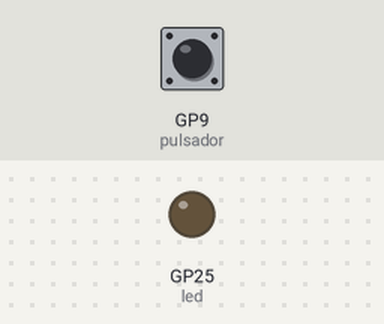
A program run on a simulated Raspberry Pi Pico running MicroPython. Shown: output pins drawn as LEDs (lit = HIGH). The inputs (shaded band) are chosen by the test bench; at power-on: GP9 (pulsador) HIGH.

Above: at 1.2 s.
1.3 s: GP9 (pulsador) pulled LOW for 0.15 s
At 1.4 s:
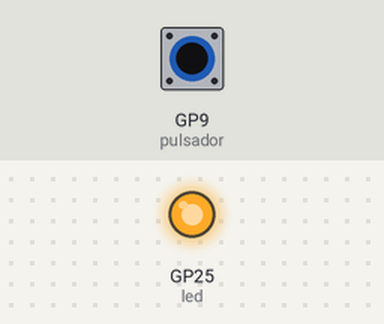
3.0 s: GP9 (pulsador) pulled LOW for 3.2 s
At 7.0 s:
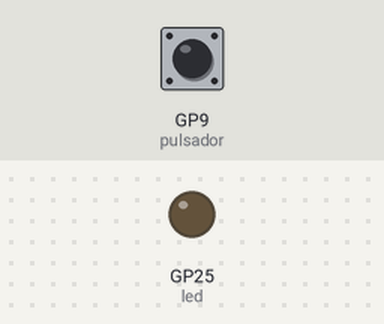
Timing chart, 0 to 8.5 s (numbered marks = the images above; inputs shaded):
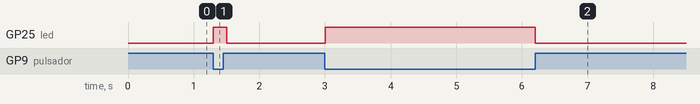

The program:

3._Pulsador_y_led.py
```python
from machine import Pin
import utime

led = machine.Pin(25,Pin.OUT)
pulsador = Pin(9,Pin.IN,Pin.PULL_UP)

while True:
    if pulsador.value() == False:
        led.value(1)
        utime.sleep(0.1)
    else:
        led.value(0)
        utime.sleep(0.1)
```

Measured:
- after the input at 1.3 s, GP25 (led): LOW → HIGH at once, → LOW 0.20 s later
- after the input at 3.0 s, GP25 (led): LOW → HIGH at once, → LOW 3.2 s later
